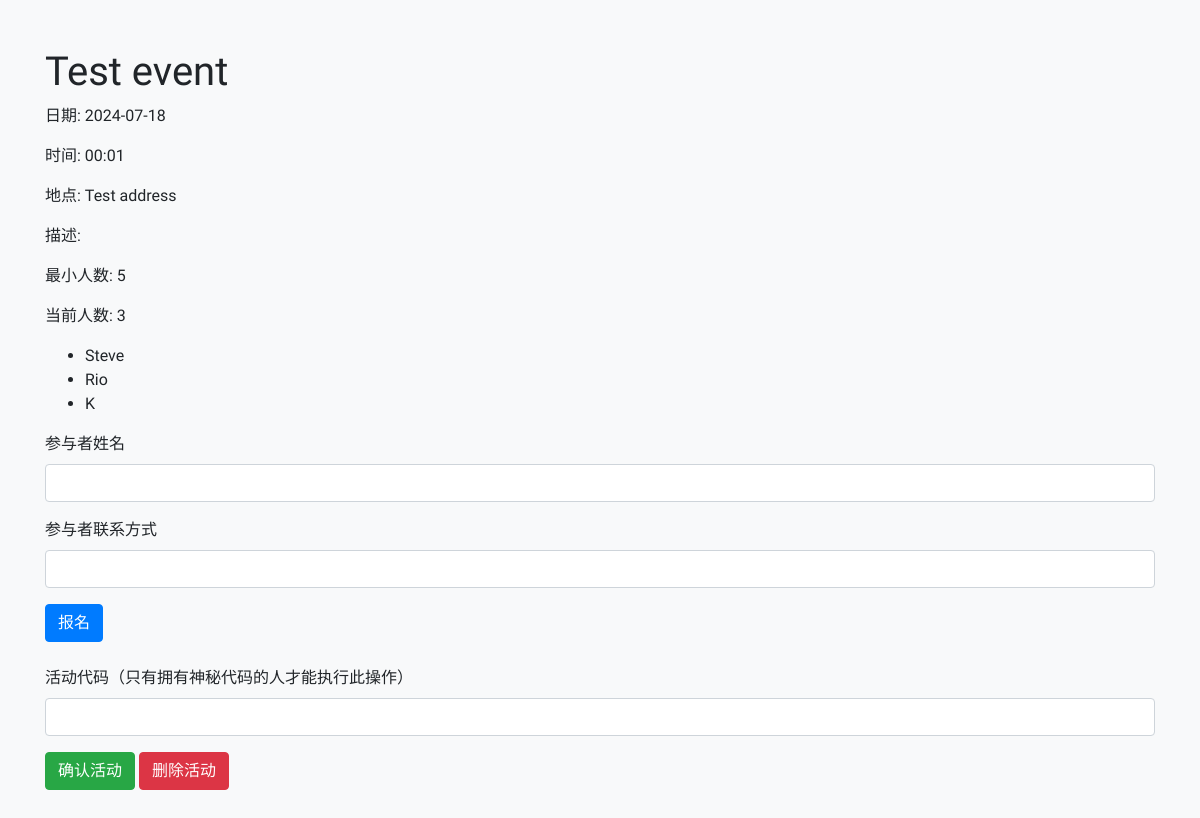
Before: /event/1 with the older database file.
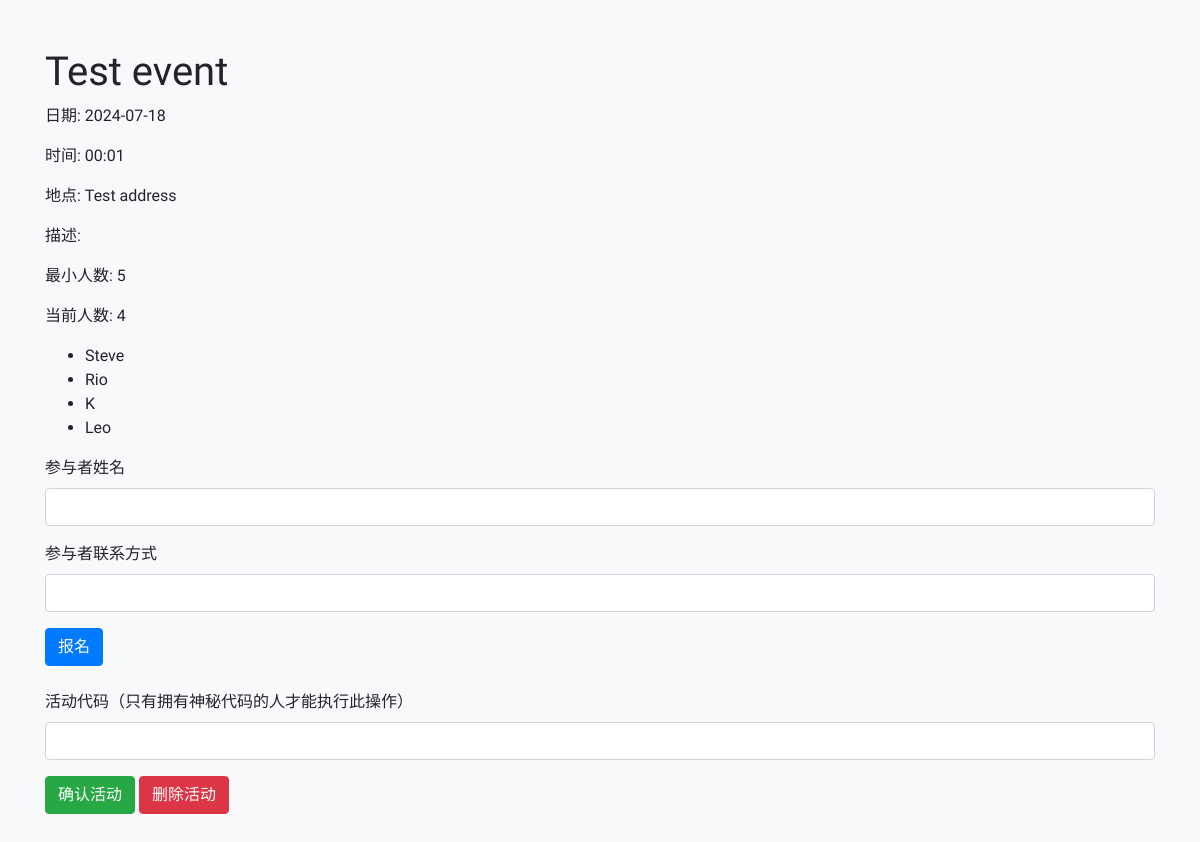
After: the same page with the newer database file.
### models.py (models this page shows)
class Event(db.Model):
    id = db.Column(db.Integer, primary_key=True)
    name = db.Column(db.String(80), nullable=False)
    location = db.Column(db.String(120), nullable=False)
    date = db.Column(db.String(10), nullable=False)  # yyyy-mm-dd
    time = db.Column(db.String(5), nullable=False)  # hh:mm
    minParticipants = db.Column(db.Integer, nullable=False)
    contact = db.Column(db.String(120), nullable=False)
    description = db.Column(db.Text, nullable=True)
    code = db.Column(db.String(10), nullable=False, default=''.join(random.choices(string.ascii_uppercase + string.digits, k=10)))
    status = db.Column(db.String(20), nullable=False, default='Pending')

class Registration(db.Model):
    id = db.Column(db.Integer, primary_key=True)
    eventId = db.Column(db.Integer, db.ForeignKey('event.id'), nullable=False)
    participantId = db.Column(db.Integer, nullable=False)
    participantName = db.Column(db.String(80), nullable=False)
    participantContact = db.Column(db.String(120), nullable=False)

### app.py (the view, shortened to what this page needs)
@app.route('/event/<int:event_id>', methods=['GET', 'POST'])
def event(event_id):
    event = Event.query.get_or_404(event_id)
    registrations = Registration.query.filter_by(eventId=event.id).all()
    return render_template('event.html', event=event, registrations=registrations)

### templates/event.html (shortened to what this page needs)
<!DOCTYPE html>
<html lang="en">
  <head>
    <link
      href="https://stackpath.bootstrapcdn.com/bootstrap/4.5.2/css/bootstrap.min.css"
      rel="stylesheet"
    />
    <link href="/static/css/style.css" rel="stylesheet" />
  </head>
  <body>
    <div class="container mb-5">
      <h1 class="mt-5" style="font-family: 'ZCOOL KuaiLe', cursive">
        {{ event.name }}
      </h1>
      <p>日期: {{ event.date }}</p>
      <p>时间: {{ event.time }}</p>
      <p>地点: {{ event.location }}</p>
      <p>描述: {{ event.description }}</p>
      <p>最小人数: {{ event.minParticipants }}</p>
      <p>当前人数: {{ registrations | length }}</p>
      <ul>
        {% for registration in registrations %}
        <li>
          {{ registration.participantName }}
        </li>
        {% endfor %}
      </ul>
      <form id="register-form" method="post" action="/event/{{ event.id }}">
        <div class="form-group">
          <label for="participantName">参与者姓名</label>
          <input
            type="text"
            class="form-control"
            id="participantName"
            name="participantName"
            required
          />
        </div>
        <div class="form-group">
          <label for="participantContact">参与者联系方式</label>
          <input
            type="text"
            class="form-control"
            id="participantContact"
            name="participantContact"
          />
        </div>
        <button type="submit" class="btn btn-primary">报名</button>
      </form>
      <div class="mt-4">
        <div class="form-group">
          <label for="actionCode"
            >活动代码（只有拥有神秘代码的人才能执行此操作）</label
          >
          <input
            type="text"
            class="form-control"
            id="actionCode"
            name="actionCode"
            required
          />
        </div>
        <button id="confirmButton" class="btn btn-success">确认活动</button>
        <button id="deleteButton" class="btn btn-danger">删除活动</button>
      </div>
    </div>
  </body>
</html>

### static/css/style.css (style rules this page uses)
body { background-color: #f8f9fa; font-family: 'Fredoka One', cursive, 'ZCOOL KuaiLe', sans-serif; }

Changed rows visible on the page:
added Registration: participantName "Leo"
Other visible differences:
{{ registrations | length }}: "3" → "4"
